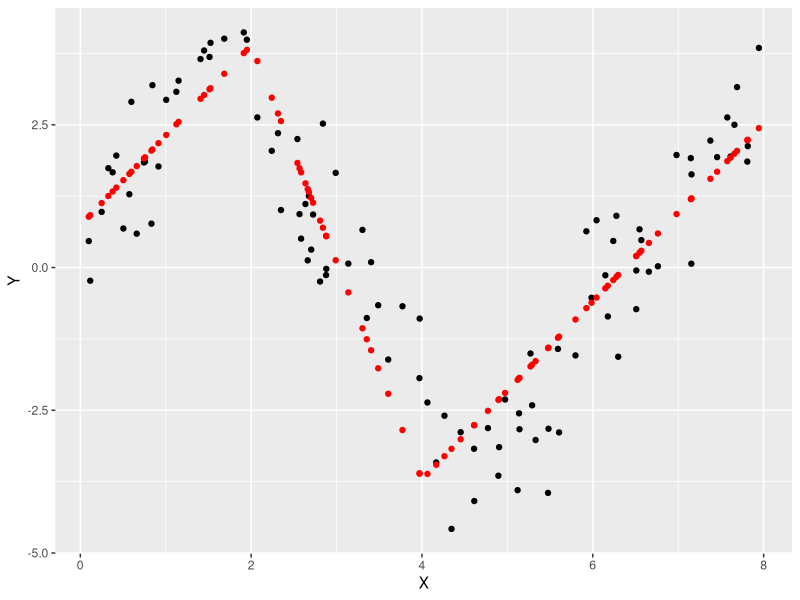
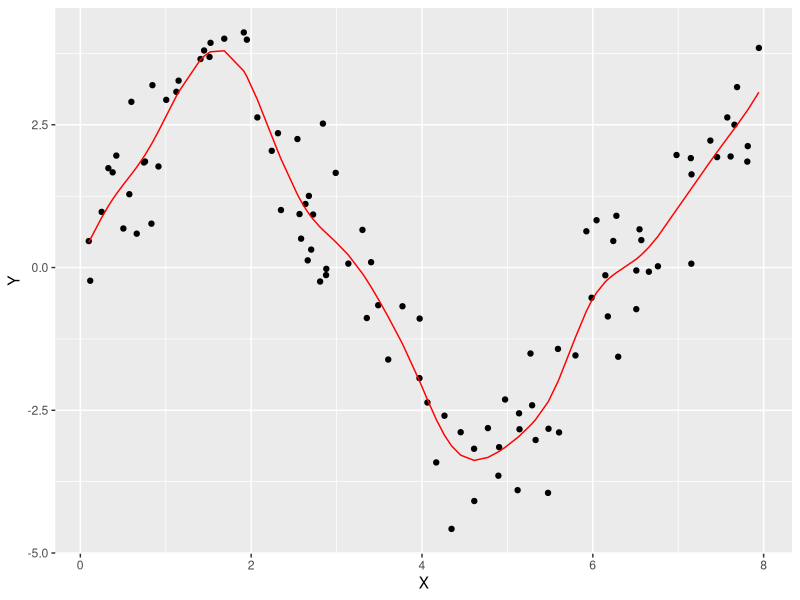
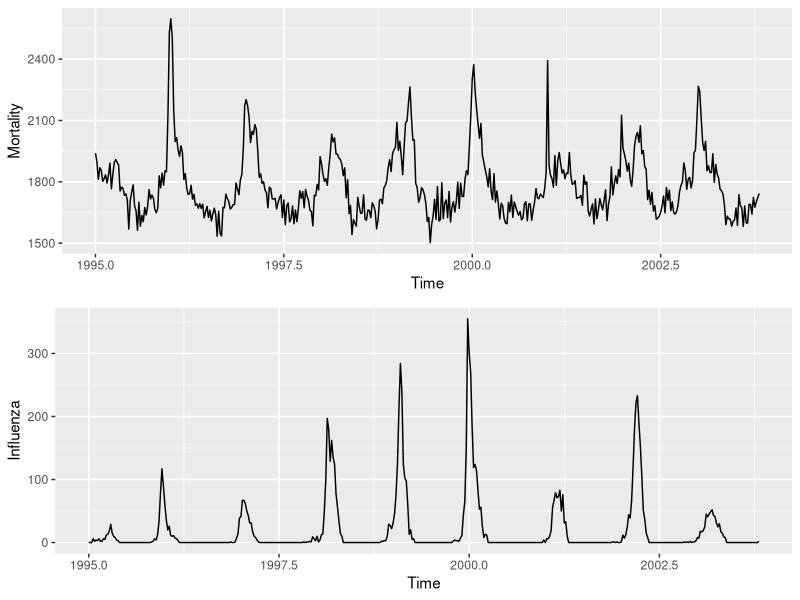
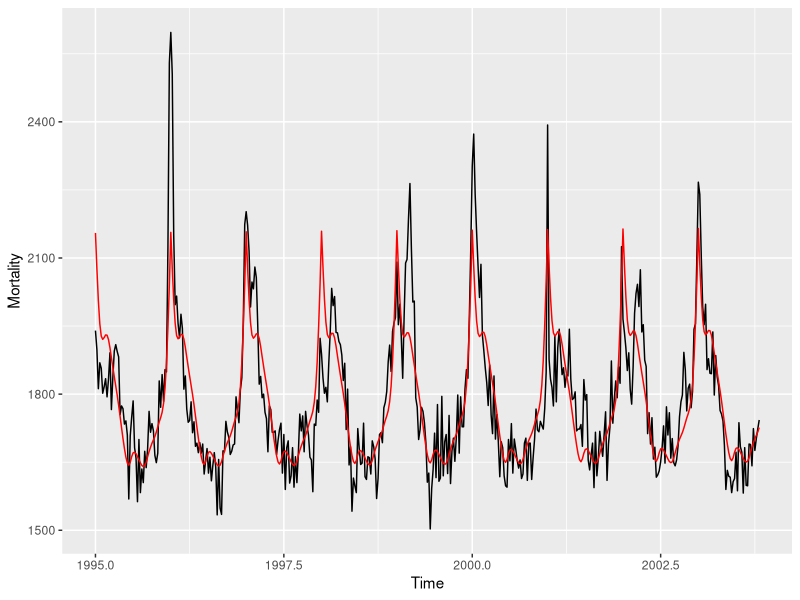
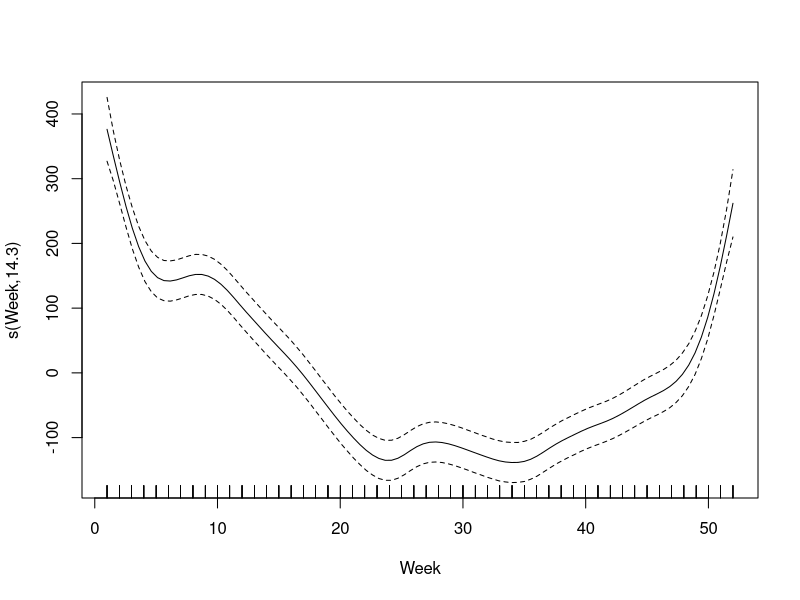

These figures' R source, in order: (Note: this script raises an error after producing the figures.)
## ---- chunk 1
knitr::opts_chunk$set(echo = TRUE)
## ---- chunk 2
myspline <- function(Y, X, knots){

# Creates the H-matrix and names the columns.
H <- cbind(X,sapply(knots, FUN = function(k) pmax(X-k,0)) )
colnames(H) <- c("X",paste0("H",1:length(knots)))

#Creates the linear model
myLM <- lm(Y ~ H)

#Generates the predicted data 
myPredictedData<-data.frame(cbind(Y,X, predict(myLM)))
colnames(myPredictedData) <- c("Y","X","Predictions")

# Plot whith ggplot
library(ggplot2)           
p<-ggplot(data = myPredictedData) + geom_point(aes(x = X, y = Y)) +
  geom_point(aes(x = X, y = Predictions),color = "red")

plot(p)
return(myLM)
}
## ---- chunk 3
cube<-read.csv2("cube.csv")
a<-myspline(Y = cube$y, X = cube$x, knots = c(2,4))
## ---- chunk 4
summary(a)
## ---- chunk 5
smoothSpline <- smooth.spline(y = cube$y, x = cube$x)

SSpline<-data.frame(cbind(cube$y,cube$x, fitted(smoothSpline)))
colnames(SSpline) <- c("Y","X","Predictions")

ggplot(data = SSpline) + geom_point(aes(x = X, y = Y)) + geom_line(aes(x = X, y = Predictions),color = "red")

## ---- chunk 6
Infu<-read.csv2("Influenza.csv")
attach(Infu)
library(gridExtra)

p<- ggplot(data = Infu, aes(x = Time)) 
aM<- p + geom_line(aes(y = Mortality)) 
aI<- p + geom_line(aes(y = Influenza))
#p + geom_line(aes(y = Mortality)) + geom_line(aes(y = Influenza))
plot(arrangeGrob(aM,aI))


## ---- chunk 7
library(mgcv)
addM <- gam(Mortality ~ Year + s(Week, k = 51),data = Infu )

## ---- chunk 8
aM + geom_line(aes(y = fitted(addM)),col = "red")
## ---- chunk 9
summary(addM)
## ---- chunk 10
plot(addM)
## ---- chunk 11

for (spval in c(0,10,500,50000)){
  foraddM<-gam( Mortality ~ Year + s(Week, k = 51), data = Infu, sp = spval )
  
  plot(aM + 
         geom_line(aes(y = as.data.frame(fitted(foraddM))), col = "red") +
   labs(title = paste("Fits when lambda is:",spval))
   ) 
}

## ---- chunk 12
aI + geom_line(aes(y=resid(addM),x = Time),col = "lightblue")

## ---- chunk 13
add26<-gam(Mortality ~ s(Week, k = length(unique(Week))-1) + s(Year, k = 9) + s(Influenza,k = length(unique(Influenza))-1) ,data = Infu)
aM + geom_line(aes(y =fitted(add26)), col ="red")
## ---- chunk 14
summary(add26)
